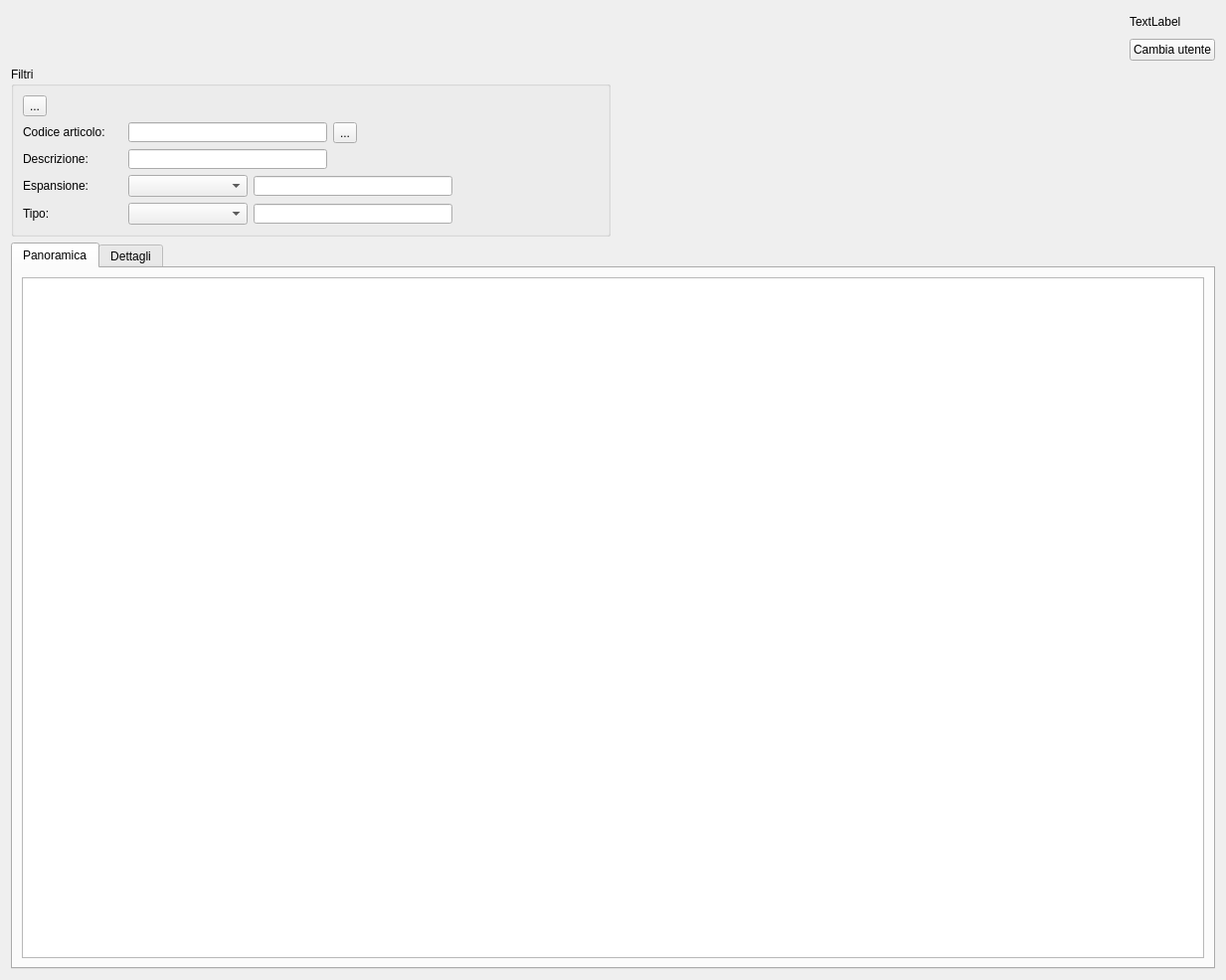
<?xml version="1.0" encoding="UTF-8"?>
<ui version="4.0">
 <class>screenMainArtica</class>
 <widget class="QWidget" name="screenMainArtica">
  <property name="geometry">
   <rect>
    <x>0</x>
    <y>0</y>
    <width>1233</width>
    <height>986</height>
   </rect>
  </property>
  <property name="windowTitle">
   <string>Form</string>
  </property>
  <layout class="QGridLayout" name="gridLayout_9">
   <item row="0" column="0" colspan="2">
    <layout class="QGridLayout" name="gridLayout_3">
     <item row="0" column="2">
      <layout class="QGridLayout" name="gridLayout_2">
       <item row="1" column="0">
        <widget class="QPushButton" name="button_cambiaLogin">
         <property name="text">
          <string>Cambia utente</string>
         </property>
        </widget>
       </item>
       <item row="0" column="0">
        <widget class="QLabel" name="label_utenteLog">
         <property name="text">
          <string>TextLabel</string>
         </property>
        </widget>
       </item>
      </layout>
     </item>
     <item row="0" column="1">
      <spacer name="horizontalSpacer">
       <property name="orientation">
        <enum>Qt::Horizontal</enum>
       </property>
       <property name="sizeHint" stdset="0">
        <size>
         <width>40</width>
         <height>20</height>
        </size>
       </property>
      </spacer>
     </item>
     <item row="0" column="0">
      <widget class="QWidget" name="w_toolBar" native="true">
       <property name="minimumSize">
        <size>
         <width>500</width>
         <height>50</height>
        </size>
       </property>
       <property name="maximumSize">
        <size>
         <width>500</width>
         <height>50</height>
        </size>
       </property>
       <layout class="QGridLayout" name="gridLayout">
        <item row="0" column="0">
         <layout class="QHBoxLayout" name="layoyt_toolbar"/>
        </item>
       </layout>
      </widget>
     </item>
    </layout>
   </item>
   <item row="1" column="0">
    <widget class="QGroupBox" name="groupBox">
     <property name="title">
      <string>Filtri</string>
     </property>
     <layout class="QGridLayout" name="gridLayout_8">
      <item row="2" column="0">
       <layout class="QGridLayout" name="gridLayout_5">
        <item row="0" column="0">
         <widget class="QLabel" name="label_3">
          <property name="minimumSize">
           <size>
            <width>100</width>
            <height>16</height>
           </size>
          </property>
          <property name="maximumSize">
           <size>
            <width>100</width>
            <height>16</height>
           </size>
          </property>
          <property name="text">
           <string>Descrizione:</string>
          </property>
         </widget>
        </item>
        <item row="0" column="1">
         <widget class="QLineEdit" name="l_cercaDescrizioneArticolo">
          <property name="minimumSize">
           <size>
            <width>200</width>
            <height>20</height>
           </size>
          </property>
          <property name="maximumSize">
           <size>
            <width>200</width>
            <height>20</height>
           </size>
          </property>
         </widget>
        </item>
        <item row="0" column="2">
         <spacer name="horizontalSpacer_4">
          <property name="orientation">
           <enum>Qt::Horizontal</enum>
          </property>
          <property name="sizeHint" stdset="0">
           <size>
            <width>40</width>
            <height>20</height>
           </size>
          </property>
         </spacer>
        </item>
       </layout>
      </item>
      <item row="4" column="0">
       <layout class="QGridLayout" name="gridLayout_7">
        <item row="0" column="0">
         <widget class="QLabel" name="label_4">
          <property name="minimumSize">
           <size>
            <width>100</width>
            <height>16</height>
           </size>
          </property>
          <property name="maximumSize">
           <size>
            <width>100</width>
            <height>16</height>
           </size>
          </property>
          <property name="text">
           <string>Tipo:</string>
          </property>
         </widget>
        </item>
        <item row="0" column="1">
         <widget class="QComboBox" name="comboCercaTipo">
          <property name="minimumSize">
           <size>
            <width>120</width>
            <height>0</height>
           </size>
          </property>
         </widget>
        </item>
        <item row="0" column="2">
         <widget class="QLineEdit" name="l_espansione_2">
          <property name="minimumSize">
           <size>
            <width>200</width>
            <height>20</height>
           </size>
          </property>
          <property name="maximumSize">
           <size>
            <width>200</width>
            <height>20</height>
           </size>
          </property>
         </widget>
        </item>
        <item row="0" column="3">
         <spacer name="horizontalSpacer_5">
          <property name="orientation">
           <enum>Qt::Horizontal</enum>
          </property>
          <property name="sizeHint" stdset="0">
           <size>
            <width>40</width>
            <height>20</height>
           </size>
          </property>
         </spacer>
        </item>
       </layout>
      </item>
      <item row="3" column="0">
       <layout class="QGridLayout" name="gridLayout_6">
        <item row="0" column="0">
         <widget class="QLabel" name="label_2">
          <property name="minimumSize">
           <size>
            <width>100</width>
            <height>16</height>
           </size>
          </property>
          <property name="maximumSize">
           <size>
            <width>100</width>
            <height>16</height>
           </size>
          </property>
          <property name="text">
           <string>Espansione: </string>
          </property>
         </widget>
        </item>
        <item row="0" column="1">
         <widget class="QComboBox" name="comboCercaEspansione">
          <property name="minimumSize">
           <size>
            <width>120</width>
            <height>0</height>
           </size>
          </property>
         </widget>
        </item>
        <item row="0" column="2">
         <widget class="QLineEdit" name="l_espansione">
          <property name="minimumSize">
           <size>
            <width>200</width>
            <height>20</height>
           </size>
          </property>
          <property name="maximumSize">
           <size>
            <width>200</width>
            <height>20</height>
           </size>
          </property>
         </widget>
        </item>
        <item row="0" column="3">
         <spacer name="horizontalSpacer_3">
          <property name="orientation">
           <enum>Qt::Horizontal</enum>
          </property>
          <property name="sizeHint" stdset="0">
           <size>
            <width>40</width>
            <height>20</height>
           </size>
          </property>
         </spacer>
        </item>
       </layout>
      </item>
      <item row="1" column="0">
       <layout class="QGridLayout" name="gridLayout_4">
        <item row="0" column="1">
         <widget class="QLineEdit" name="l_cercaCodiceArticolo">
          <property name="minimumSize">
           <size>
            <width>200</width>
            <height>20</height>
           </size>
          </property>
          <property name="maximumSize">
           <size>
            <width>200</width>
            <height>20</height>
           </size>
          </property>
         </widget>
        </item>
        <item row="0" column="3">
         <spacer name="horizontalSpacer_2">
          <property name="orientation">
           <enum>Qt::Horizontal</enum>
          </property>
          <property name="sizeHint" stdset="0">
           <size>
            <width>40</width>
            <height>20</height>
           </size>
          </property>
         </spacer>
        </item>
        <item row="0" column="0">
         <widget class="QLabel" name="label">
          <property name="minimumSize">
           <size>
            <width>100</width>
            <height>16</height>
           </size>
          </property>
          <property name="maximumSize">
           <size>
            <width>100</width>
            <height>16</height>
           </size>
          </property>
          <property name="text">
           <string>Codice articolo:</string>
          </property>
         </widget>
        </item>
        <item row="0" column="2">
         <widget class="QToolButton" name="tb_attivaCercaArticolo">
          <property name="text">
           <string>...</string>
          </property>
         </widget>
        </item>
       </layout>
      </item>
      <item row="0" column="0">
       <widget class="QToolButton" name="tb_cerca">
        <property name="text">
         <string>...</string>
        </property>
       </widget>
      </item>
     </layout>
    </widget>
   </item>
   <item row="1" column="1">
    <spacer name="horizontalSpacer_6">
     <property name="orientation">
      <enum>Qt::Horizontal</enum>
     </property>
     <property name="sizeHint" stdset="0">
      <size>
       <width>601</width>
       <height>20</height>
      </size>
     </property>
    </spacer>
   </item>
   <item row="2" column="0" colspan="2">
    <widget class="QTabWidget" name="tabWidget">
     <property name="currentIndex">
      <number>0</number>
     </property>
     <widget class="QWidget" name="tab">
      <attribute name="title">
       <string>Panoramica</string>
      </attribute>
      <layout class="QGridLayout" name="gridLayout_10">
       <item row="0" column="0">
        <widget class="QTableView" name="tableViewPanoramica"/>
       </item>
      </layout>
     </widget>
     <widget class="QWidget" name="tab_2">
      <attribute name="title">
       <string>Dettagli</string>
      </attribute>
      <layout class="QGridLayout" name="gridLayout_21">
       <item row="0" column="0">
        <layout class="QGridLayout" name="gridLayout_11">
         <item row="0" column="0">
          <widget class="QLabel" name="label_5">
           <property name="minimumSize">
            <size>
             <width>100</width>
             <height>16</height>
            </size>
           </property>
           <property name="maximumSize">
            <size>
             <width>100</width>
             <height>16</height>
            </size>
           </property>
           <property name="text">
            <string>Codice articolo:</string>
           </property>
          </widget>
         </item>
         <item row="0" column="1">
          <widget class="QLineEdit" name="l_InsertCodiceArticolo">
           <property name="minimumSize">
            <size>
             <width>200</width>
             <height>20</height>
            </size>
           </property>
           <property name="maximumSize">
            <size>
             <width>200</width>
             <height>20</height>
            </size>
           </property>
          </widget>
         </item>
         <item row="0" column="2">
          <spacer name="horizontalSpacer_7">
           <property name="orientation">
            <enum>Qt::Horizontal</enum>
           </property>
           <property name="sizeHint" stdset="0">
            <size>
             <width>40</width>
             <height>20</height>
            </size>
           </property>
          </spacer>
         </item>
        </layout>
       </item>
       <item row="1" column="0">
        <layout class="QGridLayout" name="gridLayout_12">
         <item row="0" column="0">
          <widget class="QLabel" name="label_6">
           <property name="minimumSize">
            <size>
             <width>100</width>
             <height>16</height>
            </size>
           </property>
           <property name="maximumSize">
            <size>
             <width>100</width>
             <height>16</height>
            </size>
           </property>
           <property name="text">
            <string>Descrizione:</string>
           </property>
          </widget>
         </item>
         <item row="0" column="1">
          <widget class="QLineEdit" name="l_InsertDescrizioneArticolo">
           <property name="minimumSize">
            <size>
             <width>200</width>
             <height>20</height>
            </size>
           </property>
           <property name="maximumSize">
            <size>
             <width>200</width>
             <height>20</height>
            </size>
           </property>
          </widget>
         </item>
         <item row="0" column="2">
          <spacer name="horizontalSpacer_8">
           <property name="orientation">
            <enum>Qt::Horizontal</enum>
           </property>
           <property name="sizeHint" stdset="0">
            <size>
             <width>40</width>
             <height>20</height>
            </size>
           </property>
          </spacer>
         </item>
        </layout>
       </item>
       <item row="2" column="0">
        <layout class="QGridLayout" name="gridLayout_13">
         <item row="0" column="0">
          <widget class="QLabel" name="label_7">
           <property name="minimumSize">
            <size>
             <width>100</width>
             <height>16</height>
            </size>
           </property>
           <property name="maximumSize">
            <size>
             <width>100</width>
             <height>16</height>
            </size>
           </property>
           <property name="text">
            <string>Espansione: </string>
           </property>
          </widget>
         </item>
         <item row="0" column="1">
          <widget class="QComboBox" name="comboInsertEspansione"/>
         </item>
         <item row="0" column="4">
          <spacer name="horizontalSpacer_9">
           <property name="orientation">
            <enum>Qt::Horizontal</enum>
           </property>
           <property name="sizeHint" stdset="0">
            <size>
             <width>40</width>
             <height>20</height>
            </size>
           </property>
          </spacer>
         </item>
         <item row="0" column="2">
          <widget class="QLineEdit" name="l_insertEspansione">
           <property name="minimumSize">
            <size>
             <width>200</width>
             <height>20</height>
            </size>
           </property>
           <property name="maximumSize">
            <size>
             <width>200</width>
             <height>20</height>
            </size>
           </property>
          </widget>
         </item>
         <item row="0" column="3">
          <widget class="QToolButton" name="tb_modEspansione">
           <property name="text">
            <string>...</string>
           </property>
          </widget>
         </item>
        </layout>
       </item>
       <item row="3" column="0">
        <layout class="QGridLayout" name="gridLayout_17">
         <item row="0" column="2">
          <widget class="QLineEdit" name="l_insertTipo">
           <property name="minimumSize">
            <size>
             <width>200</width>
             <height>20</height>
            </size>
           </property>
           <property name="maximumSize">
            <size>
             <width>200</width>
             <height>20</height>
            </size>
           </property>
          </widget>
         </item>
         <item row="0" column="0">
          <widget class="QLabel" name="label_11">
           <property name="minimumSize">
            <size>
             <width>100</width>
             <height>16</height>
            </size>
           </property>
           <property name="maximumSize">
            <size>
             <width>100</width>
             <height>16</height>
            </size>
           </property>
           <property name="text">
            <string>Tipo:</string>
           </property>
          </widget>
         </item>
         <item row="0" column="1">
          <widget class="QComboBox" name="comboInsertTipo"/>
         </item>
         <item row="0" column="4">
          <spacer name="horizontalSpacer_13">
           <property name="orientation">
            <enum>Qt::Horizontal</enum>
           </property>
           <property name="sizeHint" stdset="0">
            <size>
             <width>40</width>
             <height>20</height>
            </size>
           </property>
          </spacer>
         </item>
         <item row="0" column="3">
          <widget class="QToolButton" name="tb_modTipo">
           <property name="text">
            <string>...</string>
           </property>
          </widget>
         </item>
        </layout>
       </item>
       <item row="4" column="0">
        <layout class="QGridLayout" name="gridLayout_14">
         <item row="0" column="0">
          <widget class="QLabel" name="label_8">
           <property name="minimumSize">
            <size>
             <width>100</width>
             <height>16</height>
            </size>
           </property>
           <property name="maximumSize">
            <size>
             <width>100</width>
             <height>16</height>
            </size>
           </property>
           <property name="text">
            <string>Rarita':</string>
           </property>
          </widget>
         </item>
         <item row="0" column="1">
          <widget class="QLineEdit" name="l_InsertRarezza">
           <property name="minimumSize">
            <size>
             <width>200</width>
             <height>20</height>
            </size>
           </property>
           <property name="maximumSize">
            <size>
             <width>200</width>
             <height>20</height>
            </size>
           </property>
          </widget>
         </item>
         <item row="0" column="2">
          <spacer name="horizontalSpacer_10">
           <property name="orientation">
            <enum>Qt::Horizontal</enum>
           </property>
           <property name="sizeHint" stdset="0">
            <size>
             <width>40</width>
             <height>20</height>
            </size>
           </property>
          </spacer>
         </item>
        </layout>
       </item>
       <item row="5" column="0">
        <layout class="QGridLayout" name="gridLayout_15">
         <item row="0" column="0">
          <widget class="QLabel" name="label_9">
           <property name="minimumSize">
            <size>
             <width>100</width>
             <height>16</height>
            </size>
           </property>
           <property name="maximumSize">
            <size>
             <width>100</width>
             <height>16</height>
            </size>
           </property>
           <property name="text">
            <string>Lingua:</string>
           </property>
          </widget>
         </item>
         <item row="0" column="1">
          <widget class="QLineEdit" name="l_InsertLingua">
           <property name="minimumSize">
            <size>
             <width>200</width>
             <height>20</height>
            </size>
           </property>
           <property name="maximumSize">
            <size>
             <width>200</width>
             <height>20</height>
            </size>
           </property>
          </widget>
         </item>
         <item row="0" column="2">
          <spacer name="horizontalSpacer_11">
           <property name="orientation">
            <enum>Qt::Horizontal</enum>
           </property>
           <property name="sizeHint" stdset="0">
            <size>
             <width>40</width>
             <height>20</height>
            </size>
           </property>
          </spacer>
         </item>
        </layout>
       </item>
       <item row="6" column="0">
        <layout class="QGridLayout" name="gridLayout_20">
         <item row="0" column="0">
          <layout class="QGridLayout" name="gridLayout_16">
           <item row="0" column="0">
            <widget class="QLabel" name="label_10">
             <property name="minimumSize">
              <size>
               <width>100</width>
               <height>16</height>
              </size>
             </property>
             <property name="maximumSize">
              <size>
               <width>100</width>
               <height>16</height>
              </size>
             </property>
             <property name="text">
              <string>Data:</string>
             </property>
            </widget>
           </item>
           <item row="0" column="1">
            <widget class="QLineEdit" name="l_InsertData">
             <property name="minimumSize">
              <size>
               <width>200</width>
               <height>20</height>
              </size>
             </property>
             <property name="maximumSize">
              <size>
               <width>200</width>
               <height>20</height>
              </size>
             </property>
            </widget>
           </item>
           <item row="0" column="2">
            <spacer name="horizontalSpacer_12">
             <property name="orientation">
              <enum>Qt::Horizontal</enum>
             </property>
             <property name="sizeHint" stdset="0">
              <size>
               <width>40</width>
               <height>20</height>
              </size>
             </property>
            </spacer>
           </item>
          </layout>
         </item>
         <item row="1" column="0">
          <layout class="QGridLayout" name="gridLayout_19">
           <item row="0" column="0">
            <widget class="QCalendarWidget" name="calendarWidgetDataIns"/>
           </item>
           <item row="0" column="1">
            <spacer name="horizontalSpacer_14">
             <property name="orientation">
              <enum>Qt::Horizontal</enum>
             </property>
             <property name="sizeHint" stdset="0">
              <size>
               <width>40</width>
               <height>20</height>
              </size>
             </property>
            </spacer>
           </item>
          </layout>
         </item>
        </layout>
       </item>
       <item row="6" column="1">
        <spacer name="horizontalSpacer_15">
         <property name="orientation">
          <enum>Qt::Horizontal</enum>
         </property>
         <property name="sizeHint" stdset="0">
          <size>
           <width>589</width>
           <height>20</height>
          </size>
         </property>
        </spacer>
       </item>
       <item row="7" column="0" colspan="2">
        <spacer name="verticalSpacer">
         <property name="orientation">
          <enum>Qt::Vertical</enum>
         </property>
         <property name="sizeHint" stdset="0">
          <size>
           <width>20</width>
           <height>522</height>
          </size>
         </property>
        </spacer>
       </item>
      </layout>
     </widget>
    </widget>
   </item>
  </layout>
 </widget>
 <tabstops>
  <tabstop>button_cambiaLogin</tabstop>
  <tabstop>tb_cerca</tabstop>
  <tabstop>l_cercaCodiceArticolo</tabstop>
  <tabstop>tb_attivaCercaArticolo</tabstop>
  <tabstop>l_cercaDescrizioneArticolo</tabstop>
  <tabstop>comboCercaEspansione</tabstop>
  <tabstop>l_espansione</tabstop>
  <tabstop>comboCercaTipo</tabstop>
  <tabstop>l_espansione_2</tabstop>
  <tabstop>tabWidget</tabstop>
  <tabstop>tableViewPanoramica</tabstop>
  <tabstop>l_InsertCodiceArticolo</tabstop>
  <tabstop>l_InsertDescrizioneArticolo</tabstop>
  <tabstop>comboInsertEspansione</tabstop>
  <tabstop>l_insertEspansione</tabstop>
  <tabstop>tb_modEspansione</tabstop>
  <tabstop>comboInsertTipo</tabstop>
  <tabstop>l_insertTipo</tabstop>
  <tabstop>tb_modTipo</tabstop>
  <tabstop>l_InsertRarezza</tabstop>
  <tabstop>l_InsertLingua</tabstop>
  <tabstop>l_InsertData</tabstop>
  <tabstop>calendarWidgetDataIns</tabstop>
 </tabstops>
 <resources/>
 <connections/>
</ui>
